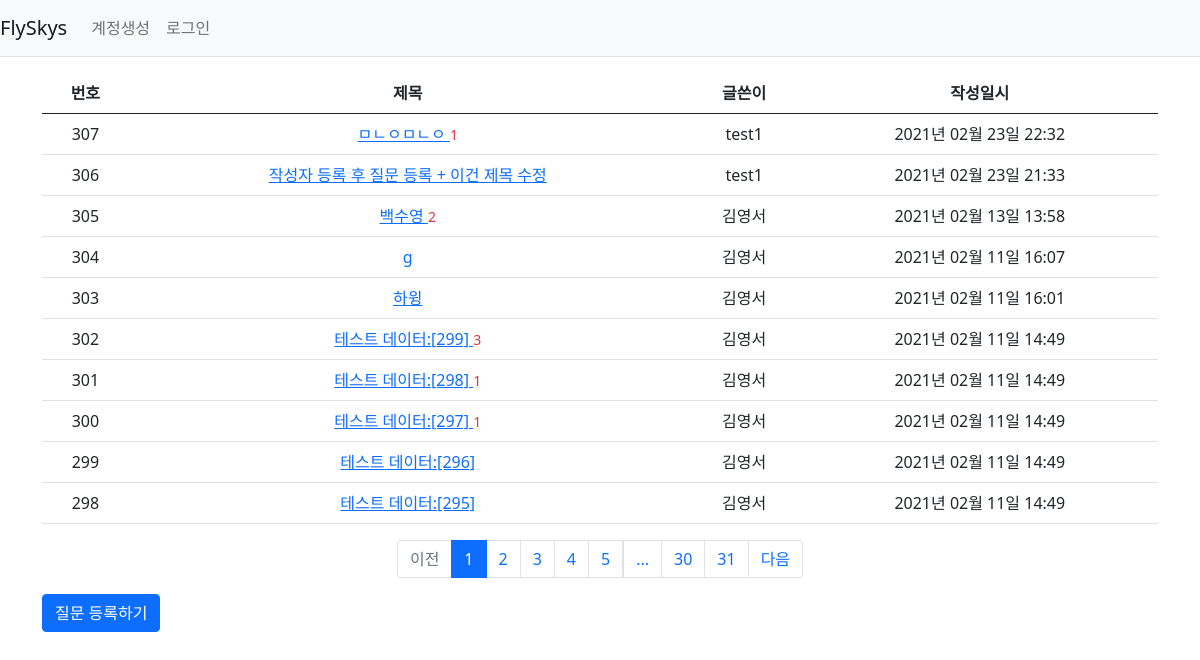
Page /question/list/ on the committed database.
### flyskys/models.py (models this page shows)
class Question(db.Model):
    id = db.Column(db.Integer, primary_key=True)
    subject = db.Column(db.String(200), nullable=False)
    content = db.Column(db.Text(), nullable=False)
    create_date = db.Column(db.DateTime(), nullable=False)
    user_id = db.Column(db.Integer, db.ForeignKey(
        'user.id', ondelete='CASCADE'), nullable=False)
    user = db.relationship('User', backref=db.backref('question_set'))
    modify_date = db.Column(db.DateTime(), nullable=True)

class User(db.Model):
    id = db.Column(db.Integer, primary_key=True)
    username = db.Column(db.String(150), unique=True, nullable=False)
    password = db.Column(db.String(200), nullable=False)
    email = db.Column(db.String(120), unique=True, nullable=False)

### flyskys/views/question_views.py (the view)
@bp.route("/list/")
def _list():
    page = request.args.get('page', type=int, default=1)
    question_list = Question.query.order_by(Question.create_date.desc())
    question_list = question_list.paginate(page, per_page=10)
    return render_template("question/question_list.html", question_list=question_list)

### flyskys/filter.py (called while the page is built)
def format_datetime(value, fmt='%Y년 %m월 %d일 %H:%M'):
    return value.strftime(fmt)

### flyskys/views/auth_views.py (called while the page is built)
@bp.before_app_request
def load_logged_in_user():
    user_id = session.get('user_id')
    if user_id is None:
        g.user = None
    else:
        g.user = User.query.get(user_id)

### flyskys/templates/question/question_list.html
{% extends 'base.html' %} {% block content %}
<div class="container my-3">
  <table class="table">
    <thead>
      <tr class="text-center thead-dark">
        <th>번호</th>
        <th style="width: 50%">제목</th>
        <th>글쓴이</th>
        <th>작성일시</th>
      </tr>
    </thead>
    <tbody>
      {% if question_list %} {% for question in question_list.items %}
      <tr class="text-center">
        <td>
          {{ question_list.total - ((question_list.page - 1) *
          question_list.per_page) - loop.index0 }}
        </td>
        <td class="text-left">
          <a href="{{ url_for('question.detail', question_id=question.id) }}"
            >{{ question.subject }}
          </a>
          {% if question.answer_set|length > 0 %}
          <span class="text-danger small ml-2"
            >{{ question.answer_set|length }}
          </span>
          {% endif %}
        </td>
        <td>{{ question.user.username }}</td>
        <td>{{ question.create_date | datetime }}</td>
      </tr>
      {% endfor %} {% else %}
      <tr>
        <td colspan="3">질문이 없습니다.</td>
      </tr>
      {% endif %}
    </tbody>
  </table>
  <ul class="pagination justify-content-center">
    {% if question_list.has_prev %}
    <li class="page-item">
      <a class="page-link" href="?page={{ question_list.prev_num }}">이전</a>
    </li>
    {% else %}
    <li class="page-item disabled">
      <a class="page-link" tabindex="-1" aria-disabled="true" href="#">이전</a>
    </li>
    {% endif %}
    {% for page_num in question_list.iter_pages() %} {% if page_num %} {% if
    page_num != question_list.page %}
    <li class="page-item">
      <a class="page-link" href="?page={{ page_num }}">{{ page_num }}</a>
    </li>
    {% else %}
    <li class="page-item active" aria-current="page">
      <a class="page-link" href="#">{{ page_num }}</a>
    </li>
    {% endif %} {% else %}
    <li class="disabled">
      <a class="page-link" href="#">...</a>
    </li>
    {% endif %} {% endfor %}
    {% if question_list.has_next %}
    <li class="page-item">
      <a class="page-link" href="?page={{ question_list.next_num }}">다음</a>
    </li>
    {% else %}
    <li class="page-item disabled">
      <a class="page-link" tabindex="-1" aria-disabled="true" href="#">다음</a>
    </li>
    {% endif %}
  </ul>
  <a href="{{ url_for('question.create') }}" class="btn btn-primary"
    >질문 등록하기</a
  >
</div>
{% endblock %}

### flyskys/templates/base.html (shortened to what this page needs)
<!DOCTYPE html>
<html lang="ko">
  <head>
    <link
      rel="stylesheet"
      href="{{ url_for('static', filename='bootstrap.min.css') }}"
    />
    <link
      rel="stylesheet"
      href="{{ url_for('static', filename='style.css') }}"
    />
  </head>
  <body>
    {% include "navbar.html" %}
    {% block content %} {% endblock %}
  </body>
</html>

### flyskys/templates/navbar.html (shortened to what this page needs)
<nav class="navbar navbar-expand-lg navbar-light bg-light border-bottom">
  <a class="navbar-brand" href="{{ url_for('main.index') }}">FlySkys</a>
  <div class="collapse navbar-collapse flex-grow-0" id="navbarNav">
    {% if g.user %}
    <ul class="navbar-nav">
      <li class="nav-class">
        <a class="nav-link" href="{{ url_for('auth.logout') }}"
          >{{ g.user.username }} (로그아웃)</a
        >
      </li>
    </ul>
    {% else %}
    <ul class="navbar-nav">
      <li class="nav-item">
        <a class="nav-link" href="{{ url_for('auth.signup') }}">계정생성</a>
      </li>
      <li class="nav-item">
        <a class="nav-link" href="{{ url_for('auth.login') }}">로그인</a>
      </li>
    </ul>
    {% endif %}
  </div>
</nav>

### rows in the picture
Question: id "307", subject "ㅁㄴㅇㅁㄴㅇ", answer_set|length "1", user.username "test1", create_date "2021년 02월 23일 22:32"
Question: id "306", subject "작성자 등록 후 질문 등록 + 이건 제목 수정", user.username "test1", create_date "2021년 02월 23일 21:33"
Question: id "305", subject "백수영", answer_set|length "2", user.username "김영서", create_date "2021년 02월 13일 13:58"
Question: id "304", subject "g", user.username "김영서", create_date "2021년 02월 11일 16:07"
Question: id "303", subject "하윙", user.username "김영서", create_date "2021년 02월 11일 16:01"
Question: id "302", subject "테스트 데이터:[299]", answer_set|length "3", user.username "김영서", create_date "2021년 02월 11일 14:49"
Question: id "301", subject "테스트 데이터:[298]", answer_set|length "1", user.username "김영서", create_date "2021년 02월 11일 14:49"
Question: id "300", subject "테스트 데이터:[297]", answer_set|length "1", user.username "김영서", create_date "2021년 02월 11일 14:49"
Question: id "299", subject "테스트 데이터:[296]", user.username "김영서", create_date "2021년 02월 11일 14:49"
Question: id "298", subject "테스트 데이터:[295]", user.username "김영서", create_date "2021년 02월 11일 14:49"

### other values in the picture
{{ page_num }} "1"
{{ page_num }} "2" "3" "4" "5" "30" "31"
